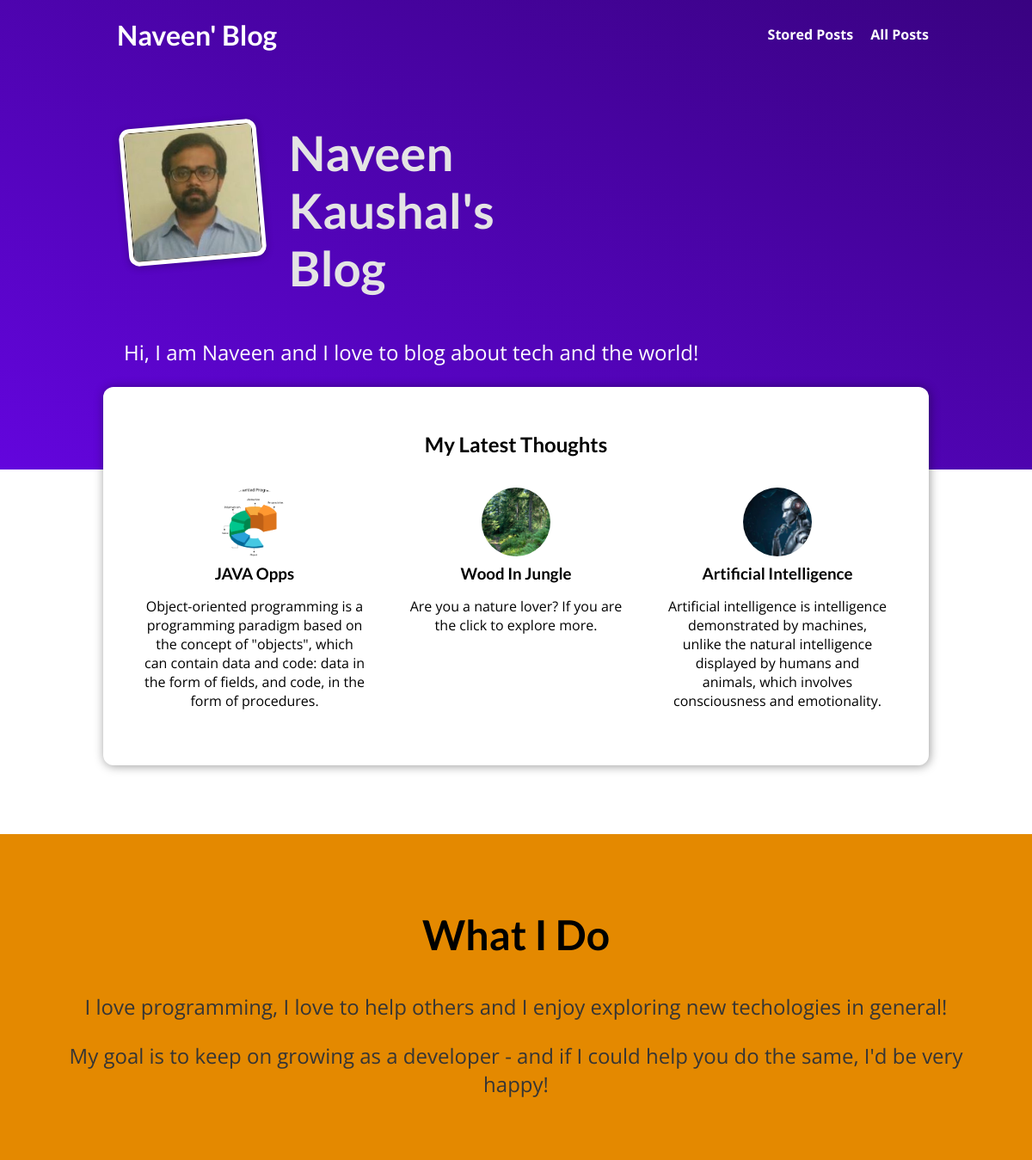
The page / on the database its author committed.
### blog/models.py (models this page shows, shortened)
class Post(models.Model):
    title = models.CharField(max_length=50)
    excert = models.CharField(max_length=200)
    image = models.ImageField (upload_to="posts", null = True)
    date = models.DateField(auto_now=True)
    slug = models.SlugField(unique=True, db_index=True)
    content = models.TextField(validators=[MinLengthValidator(10)])
    author = models.ForeignKey(Author, on_delete=models.SET_NULL, null=True, related_name="posts")
    tags = models.ManyToManyField(Tag)

### blog/views.py (the view)
class StartingPageView(ListView):
    template_name = "blog/index.html"
    model = Post
    ordering = ["-date"]
    context_object_name = "posts"
    def get_queryset(self) :
        queryset= super().get_queryset()
        data = queryset[:3]
        return data

### blog/templates/blog/index.html (shortened to what this page needs)
{% extends 'base.html' %}
{% load static %}
{% block css_files %}
    <link rel="stylesheet" href="{% static 'blog/post.css' %}">
    <link rel="stylesheet" href="{% static 'blog/index.css' %}">
{% endblock %}
{% block content %}
    <section id="welcome">
        <header>
            <img src="{% static 'blog/images/me.jpg' %}" alt="Naveen - The author of this Blog" />
            <h2> Naveen Kaushal's Blog </h2>
        </header>
        <p>Hi, I am Naveen and I love to blog about tech and the world!</p>
    </section>
    <section id="latest-posts">
        <h2>My Latest Thoughts</h2>
        <ul>
            {% for post in posts %}
                {% include "blog/includes/post.html" %}
            {% endfor %}
        </ul>
    </section>
    <section id ="about">
        <h2>What I Do</h2>
        <p>
            I love programming, I love to help others and I enjoy exploring new techologies in general!
        </p>
        <p>
            My goal is to keep on growing as a developer - and if I could help you do the same,
            I'd be very happy!
        </p>
    </section>
{% endblock %}

### blog/templates/blog/includes/post.html (shortened to what this page needs)
<li>
    <arcticle class="post">
        <a href=" {% url 'post-detail-page' post.slug %} ">
            <img src="{{ post.image.url }}" alt="{{ post.title }}" />
            <div class="post__content">
                <h3>{{ post.title }}</h3>
                <p>
                    {{ post.excert }}
                </p>
            </div>
        </a>
</li>

### static/app.css (style rules this page uses)
* { box-sizing: border-box; }
html { font-family: 'Open Sans', 'Lato', sans-serif; }
body { margin: 0; }
h1, h2, h3 { font-family: 'Lato', sans-serif; font-weight: bold; }

### blog/static/blog/post.css (style rules this page uses)
.post { display: flex; flex-direction: column; align-items: center; text-align: center; }
.post a { text-decoration: none; color: black; transition: all 0.2s ease; padding: 1rem; }
.post img { width: 5rem; height: 5rem; object-fit: cover; border-radius: 50%; }
.post h3 { margin: 0.25rem 0; }

### blog/static/blog/index.css (style rules this page uses)
#welcome { background: linear-gradient(to right top, #6305dd, #390281); padding: 6rem 12%; }
#welcome header { display: flex; align-items: flex-start; margin: 3rem auto; }
#welcome img { width: 10rem; height: 10rem; object-fit: cover; object-position: top; border: 5px solid white; border-radius: 12px; background-color: #ffe1bf; transform: rotateZ(-5deg); box-shadow: 0 2px 8px rgba(0, 0, 0, 0.25); }
#welcome h2 { font-size: 3.5rem; margin: 0 0 0 2rem; color: #e4e4e4; width: 10rem; }
#welcome p { color: white; font-size: 1.5rem; }
#latest-posts { background-color: white; padding: 2rem; border-radius: 12px; width: 60rem; margin: -6rem auto 2rem auto; box-shadow: 1px 1px 12px rgba(0, 0, 0, 0.4); }
#latest-posts h2 { text-align: center; }
#latest-posts ul { list-style: none; margin: 0; padding: 0; display: flex; gap: 1rem; }
#latest-posts li { flex: 1; }
#about { text-align: center; padding: 3rem; background-color: #e48900; margin-top: 5rem; }
#about h2 { font-size: 3rem; }
#about p { font-size: 1.5rem; color: #353535; }

### rows shown on the page
Post: image (picture), title "JAVA Opps", excert "Object-oriented programming is a programming paradigm based on the concept of \"objects\", which can contain data and code: data in the form of fields, and code, in the form of procedures."
Post: image (picture), title "Wood In Jungle", excert "Are you a nature lover? If you are the click to explore more."
Post: image (picture), title "Artificial Intelligence", excert "Artificial intelligence is intelligence demonstrated by machines, unlike the natural intelligence displayed by humans and animals, which involves consciousness and emotionality."
